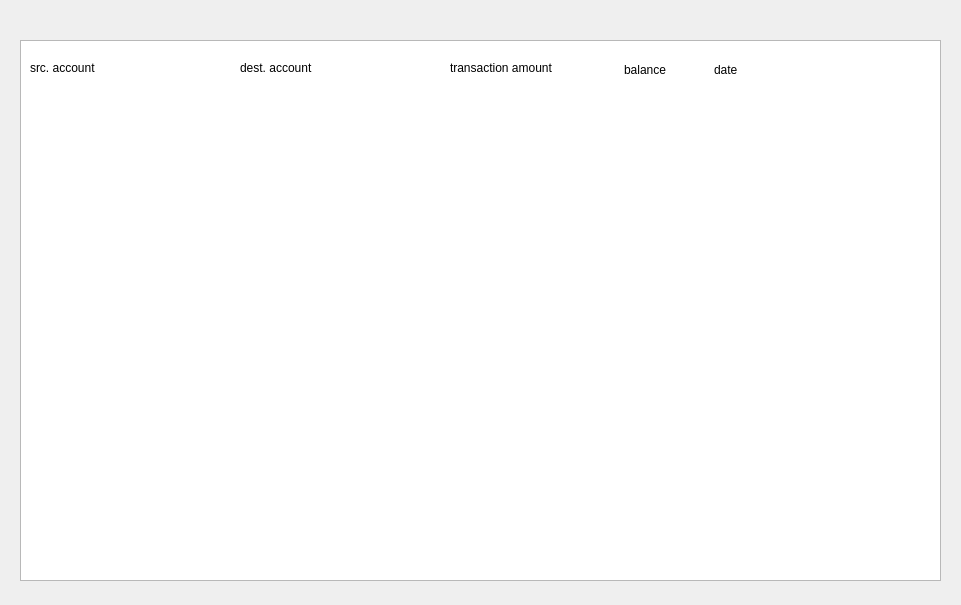
<?xml version="1.0" encoding="UTF-8"?>
<ui version="4.0">
 <class>transactionHistory</class>
 <widget class="QWidget" name="transactionHistory">
  <property name="geometry">
   <rect>
    <x>0</x>
    <y>0</y>
    <width>961</width>
    <height>605</height>
   </rect>
  </property>
  <property name="windowTitle">
   <string>Form</string>
  </property>
  <widget class="QTableWidget" name="transation_history_tbl">
   <property name="geometry">
    <rect>
     <x>20</x>
     <y>40</y>
     <width>921</width>
     <height>541</height>
    </rect>
   </property>
  </widget>
  <widget class="QLabel" name="source_account_lbl">
   <property name="geometry">
    <rect>
     <x>30</x>
     <y>60</y>
     <width>121</width>
     <height>16</height>
    </rect>
   </property>
   <property name="text">
    <string>src. account</string>
   </property>
  </widget>
  <widget class="QLabel" name="dest_account_lbl">
   <property name="geometry">
    <rect>
     <x>240</x>
     <y>60</y>
     <width>161</width>
     <height>16</height>
    </rect>
   </property>
   <property name="text">
    <string>dest. account</string>
   </property>
  </widget>
  <widget class="QLabel" name="transaction_amount_lbl">
   <property name="geometry">
    <rect>
     <x>450</x>
     <y>60</y>
     <width>191</width>
     <height>16</height>
    </rect>
   </property>
   <property name="text">
    <string>transaction amount</string>
   </property>
  </widget>
  <widget class="QLabel" name="balance_lbl">
   <property name="geometry">
    <rect>
     <x>624</x>
     <y>60</y>
     <width>111</width>
     <height>20</height>
    </rect>
   </property>
   <property name="text">
    <string>balance</string>
   </property>
  </widget>
  <widget class="QLabel" name="date_lbl">
   <property name="geometry">
    <rect>
     <x>714</x>
     <y>60</y>
     <width>181</width>
     <height>20</height>
    </rect>
   </property>
   <property name="text">
    <string>date</string>
   </property>
  </widget>
 </widget>
 <resources/>
 <connections/>
</ui>
